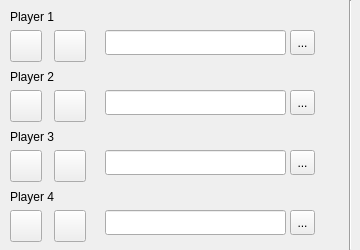
     <widget class="QWidget" name="widget_29" native="true">
      <property name="geometry">
       <rect>
        <x>20</x>
        <y>10</y>
        <width>360</width>
        <height>250</height>
       </rect>
      </property>
      <widget class="QPushButton" name="PLay_1">
       <property name="geometry">
        <rect>
         <x>10</x>
         <y>30</y>
         <width>32</width>
         <height>32</height>
        </rect>
       </property>
       <property name="font">
        <font>
         <family>Analecta</family>
         <pointsize>12</pointsize>
         <italic>false</italic>
         <kerning>true</kerning>
        </font>
       </property>
       <property name="autoFillBackground">
        <bool>false</bool>
       </property>
       <property name="icon">
        <iconset resource="icones.qrc">
         <normaloff>:/Icones_logiciel/Play.ico</normaloff>:/Icones_logiciel/Play.ico</iconset>
       </property>
      </widget>
      <widget class="QLabel" name="label_44">
       <property name="geometry">
        <rect>
         <x>10</x>
         <y>6</y>
         <width>71</width>
         <height>21</height>
        </rect>
       </property>
       <property name="text">
        <string>Player 1</string>
       </property>
      </widget>
      <widget class="QLabel" name="label_45">
       <property name="geometry">
        <rect>
         <x>10</x>
         <y>66</y>
         <width>71</width>
         <height>21</height>
        </rect>
       </property>
       <property name="text">
        <string>Player 2</string>
       </property>
      </widget>
      <widget class="QLabel" name="label_46">
       <property name="geometry">
        <rect>
         <x>10</x>
         <y>126</y>
         <width>71</width>
         <height>21</height>
        </rect>
       </property>
       <property name="text">
        <string>Player 3</string>
       </property>
      </widget>
      <widget class="QLabel" name="label_47">
       <property name="geometry">
        <rect>
         <x>10</x>
         <y>186</y>
         <width>71</width>
         <height>21</height>
        </rect>
       </property>
       <property name="text">
        <string>Player 4</string>
       </property>
      </widget>
      <widget class="QLineEdit" name="URl_1">
       <property name="geometry">
        <rect>
         <x>105</x>
         <y>30</y>
         <width>181</width>
         <height>25</height>
        </rect>
       </property>
       <property name="echoMode">
        <enum>QLineEdit::Normal</enum>
       </property>
      </widget>
      <widget class="QToolButton" name="openFile_1">
       <property name="enabled">
        <bool>true</bool>
       </property>
       <property name="geometry">
        <rect>
         <x>290</x>
         <y>30</y>
         <width>25</width>
         <height>25</height>
        </rect>
       </property>
       <property name="text">
        <string>...</string>
       </property>
       <property name="icon">
        <iconset resource="icones.qrc">
         <normaloff>:/Icones_logiciel/new icone bleu.ico</normaloff>:/Icones_logiciel/new icone bleu.ico</iconset>
       </property>
       <property name="popupMode">
        <enum>QToolButton::DelayedPopup</enum>
       </property>
      </widget>
      <widget class="QPushButton" name="Stop_1">
       <property name="geometry">
        <rect>
         <x>54</x>
         <y>30</y>
         <width>32</width>
         <height>32</height>
        </rect>
       </property>
       <property name="text">
        <string/>
       </property>
       <property name="icon">
        <iconset resource="icones.qrc">
         <normaloff>:/Icones_logiciel/Stop.ico</normaloff>:/Icones_logiciel/Stop.ico</iconset>
       </property>
      </widget>
      <widget class="QPushButton" name="Stop_2">
       <property name="geometry">
        <rect>
         <x>54</x>
         <y>90</y>
         <width>32</width>
         <height>32</height>
        </rect>
       </property>
       <property name="text">
        <string/>
       </property>
       <property name="icon">
        <iconset resource="icones.qrc">
         <normaloff>:/Icones_logiciel/Stop.ico</normaloff>:/Icones_logiciel/Stop.ico</iconset>
       </property>
      </widget>
      <widget class="QToolButton" name="openFile_2">
       <property name="geometry">
        <rect>
         <x>290</x>
         <y>90</y>
         <width>25</width>
         <height>25</height>
        </rect>
       </property>
       <property name="text">
        <string>...</string>
       </property>
       <property name="icon">
        <iconset resource="icones.qrc">
         <normaloff>:/Icones_logiciel/new icone bleu.ico</normaloff>:/Icones_logiciel/new icone bleu.ico</iconset>
       </property>
      </widget>
      <widget class="QLineEdit" name="URl_2">
       <property name="geometry">
        <rect>
         <x>105</x>
         <y>90</y>
         <width>181</width>
         <height>25</height>
        </rect>
       </property>
       <property name="echoMode">
        <enum>QLineEdit::Normal</enum>
       </property>
      </widget>
      <widget class="QPushButton" name="PLay_2">
       <property name="geometry">
        <rect>
         <x>10</x>
         <y>90</y>
         <width>32</width>
         <height>32</height>
        </rect>
       </property>
       <property name="text">
        <string/>
       </property>
       <property name="icon">
        <iconset resource="icones.qrc">
         <normaloff>:/Icones_logiciel/Play.ico</normaloff>:/Icones_logiciel/Play.ico</iconset>
       </property>
      </widget>
      <widget class="QPushButton" name="Stop_3">
       <property name="geometry">
        <rect>
         <x>54</x>
         <y>150</y>
         <width>32</width>
         <height>32</height>
        </rect>
       </property>
       <property name="text">
        <string/>
       </property>
       <property name="icon">
        <iconset resource="icones.qrc">
         <normaloff>:/Icones_logiciel/Stop.ico</normaloff>:/Icones_logiciel/Stop.ico</iconset>
       </property>
      </widget>
      <widget class="QToolButton" name="openFile_3">
       <property name="geometry">
        <rect>
         <x>290</x>
         <y>150</y>
         <width>25</width>
         <height>25</height>
        </rect>
       </property>
       <property name="text">
        <string>...</string>
       </property>
       <property name="icon">
        <iconset resource="icones.qrc">
         <normaloff>:/Icones_logiciel/new icone bleu.ico</normaloff>:/Icones_logiciel/new icone bleu.ico</iconset>
       </property>
      </widget>
      <widget class="QLineEdit" name="URl_3">
       <property name="geometry">
        <rect>
         <x>105</x>
         <y>150</y>
         <width>181</width>
         <height>25</height>
        </rect>
       </property>
       <property name="echoMode">
        <enum>QLineEdit::Normal</enum>
       </property>
      </widget>
      <widget class="QPushButton" name="PLay_3">
       <property name="geometry">
        <rect>
         <x>10</x>
         <y>150</y>
         <width>32</width>
         <height>32</height>
        </rect>
       </property>
       <property name="text">
        <string/>
       </property>
       <property name="icon">
        <iconset resource="icones.qrc">
         <normaloff>:/Icones_logiciel/Play.ico</normaloff>:/Icones_logiciel/Play.ico</iconset>
       </property>
      </widget>
      <widget class="QPushButton" name="Stop_4">
       <property name="geometry">
        <rect>
         <x>54</x>
         <y>210</y>
         <width>32</width>
         <height>32</height>
        </rect>
       </property>
       <property name="text">
        <string/>
       </property>
       <property name="icon">
        <iconset resource="icones.qrc">
         <normaloff>:/Icones_logiciel/Stop.ico</normaloff>:/Icones_logiciel/Stop.ico</iconset>
       </property>
      </widget>
      <widget class="QToolButton" name="openFile_4">
       <property name="geometry">
        <rect>
         <x>290</x>
         <y>210</y>
         <width>25</width>
         <height>25</height>
        </rect>
       </property>
       <property name="text">
        <string>...</string>
       </property>
       <property name="icon">
        <iconset resource="icones.qrc">
         <normaloff>:/Icones_logiciel/new icone bleu.ico</normaloff>:/Icones_logiciel/new icone bleu.ico</iconset>
       </property>
      </widget>
      <widget class="QLineEdit" name="URl_4">
       <property name="geometry">
        <rect>
         <x>105</x>
         <y>210</y>
         <width>181</width>
         <height>25</height>
        </rect>
       </property>
       <property name="echoMode">
        <enum>QLineEdit::Normal</enum>
       </property>
      </widget>
      <widget class="QPushButton" name="PLay_4">
       <property name="geometry">
        <rect>
         <x>10</x>
         <y>210</y>
         <width>32</width>
         <height>32</height>
        </rect>
       </property>
       <property name="text">
        <string/>
       </property>
       <property name="icon">
        <iconset resource="icones.qrc">
         <normaloff>:/Icones_logiciel/Play.ico</normaloff>:/Icones_logiciel/Play.ico</iconset>
       </property>
      </widget>
      <widget class="Line" name="line_22">
       <property name="geometry">
        <rect>
         <x>330</x>
         <y>0</y>
         <width>41</width>
         <height>250</height>
        </rect>
       </property>
       <property name="orientation">
        <enum>Qt::Vertical</enum>
       </property>
      </widget>
     </widget>
